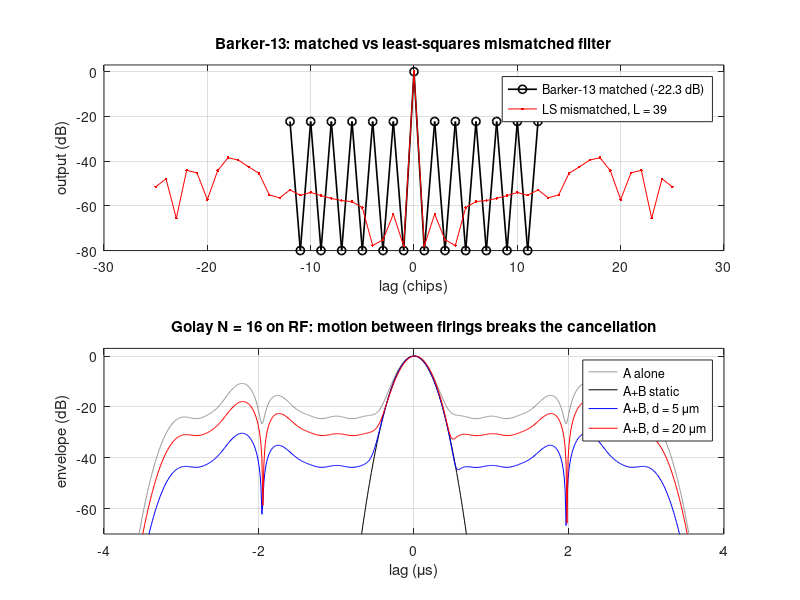

The MATLAB source for this figure:
%% m10_barker_golay.m
% Binary phase codes: Barker-13 (matched and least-squares mismatched filter)
% and Golay complementary pairs, including what motion between the two
% firings does to the Golay sidelobe cancellation.
%   - Barker-13: autocorrelation peak 13, sidelobes 0 or 1 -> PSL = -22.28 dB.
%   - LS mismatched filter of length L: minimizes the summed squared sidelobes;
%     PSL falls with L for about 0.2 dB of SNR loss.
%   - Golay pair (A,B): R_A + R_B = 2N delta. If echo B is phase-rotated by phi
%     (axial displacement d between firings, phi = 4 pi f0 d / c), the residual
%     PSL is (max|R_A(k)|/N) tan(phi/2).
%   - RF check: 1-cycle chips at f0, Gaussian transducer, true delay 2d/c.
% What to change: Lmm, Nlist, f0, fbw, d_um.
% Expected output: Barker PSL -22.28 dB, gain 11.14 dB; LS filter L = 39: PSL
% -38.5 dB, loss 0.20 dB; Golay N = 16: single-code PSL -10.1 dB, pair sum
% sidelobes exactly 0, d = 2 um -> -37.9 dB (phase-only theory), -38.4 dB on RF.
% Runtime about 1 s.
clear; close all; rng(1);

dB = @(x) 20*log10(max(abs(x), 1e-300));
c  = 1540;                 % sound speed (m/s)
f0 = 5e6;                  % centre frequency (Hz)

%% 1. Barker-13, matched filter
b13 = [1 1 1 1 1 -1 -1 1 1 -1 1 -1 1]';
r = conv(b13, flipud(b13));                      % autocorrelation, peak at index 13
side = r; side(13) = [];
fprintf('Barker-13 autocorrelation: %s\n', mat2str(r'));
fprintf('PSL = %.2f dB, compression gain 10log10(13) = %.2f dB\n', dB(max(abs(side))/13), 10*log10(13));

%% 2. Least-squares mismatched filters for Barker-13
Lmm = [13 21 27 39 51 65];
fprintf('\nLS mismatched filter (target: unit peak, zero sidelobes)\n    L    PSL (dB)   SNR loss (dB)\n');
hbest = [];
for L = Lmm
    M = 13 + L - 1; C = zeros(M, L);
    for j = 1:L, C(j:j+12, j) = b13; end           % convolution matrix: y = C*h
    d = zeros(M,1); d((M+1)/2) = 1;                % desired output: a centred spike
    h = C \ d; y = C*h;
    [pk, k] = max(abs(y)); ys = y; ys(k) = [];
    loss = 10*log10(pk^2/(sum(h.^2)*sum(b13.^2)));  % relative to the matched filter (13)
    fprintf('%5d   %7.1f     %6.2f\n', L, dB(max(abs(ys))/pk), loss);
    if L == 39, hbest = h; ybest = y/pk; end
end

%% 3. Golay complementary pairs
Nlist = [4 8 16 32 64];
fprintf('\nGolay pairs\n    N   max|R_A|   PSL single (dB)   max|R_A+R_B| off-peak   gain 10log10(2N)\n');
for N = Nlist
    a = 1; b = 1;
    while numel(a) < N, t = [a b]; b = [a -b]; a = t; end   % recursive construction
    ra = conv(a, fliplr(a)); rb = conv(b, fliplr(b)); s = ra + rb;
    sa = ra; sa(N) = []; ss = s; ss(N) = [];
    fprintf('%5d   %5d       %7.1f             %g                 %.2f dB\n', N, max(abs(sa)), dB(max(abs(sa))/N), max(abs(ss)), 10*log10(2*N));
end
N = 16; a = 1; b = 1;
while numel(a) < N, t = [a b]; b = [a -b]; a = t; end
ra = conv(a, fliplr(a)); rb = conv(b, fliplr(b)); sa = ra; sa(N) = []; mA = max(abs(sa));
d_um = [0.5 1 2 5 10 20 38.5];
fprintf('\nGolay N = 16, phase rotation phi = 4 pi f0 d / c between firings (f0 = %.0f MHz)\n   d (um)   phi (rad)   PSL simulated   PSL theory (mA/N) tan(phi/2)\n', f0/1e6);
for d = d_um
    phi = 4*pi*f0*d*1e-6/c; z = ra + exp(1j*phi)*rb; zs = z; zs(N) = [];
    fprintf('%8.1f   %7.3f      %7.1f dB        %7.1f dB\n', d, phi, dB(max(abs(zs))/abs(z(N))), dB(mA/N*tan(phi/2)));
end

%% 4. RF simulation: 1-cycle chips, transducer band limit, true delay 2d/c on firing B
fs = 16*f0; nc = round(fs/f0);                    % 16 samples per chip (one carrier cycle)
fbw = 0.7; sf = fbw*f0/2.3548;                    % two-way Gaussian transducer response
chip = sin(2*pi*(0:nc-1)'/nc);
codewave = @(code) reshape(chip*code(:)', [], 1);
Nfft = 4096; fax = [0:Nfft/2, -Nfft/2+1:-1]'*fs/Nfft;
Htr = exp(-(abs(fax)-f0).^2/(2*sf^2));
wA = real(ifft(fft(codewave(a), Nfft).*Htr)); wB = real(ifft(fft(codewave(b), Nfft).*Htr));   % received pulse shapes
an = zeros(Nfft,1); an(1) = 1; an(2:Nfft/2) = 2; an(Nfft/2+1) = 1;     % analytic-signal weights
env = @(Y) abs(ifft(Y.*an));
WA = fft(wA); WB = fft(wB);
fprintf('\nRF simulation (N = 16, 1 cycle/chip, %.0f%% transducer)\n   d (um)   PSL sum (dB)   phase-only theory (dB)\n', fbw*100);
dplot = [0 5 20]; envs = cell(1,3);
for d = [0 0.5 2 5 20]
    tau = 2*d*1e-6/c;                             % extra round-trip delay of echo B (s)
    YB = WB.*exp(-1j*2*pi*fax*tau);               % exact fractional delay (band-limited signal)
    Ysum = WA.*conj(WA) + YB.*conj(WB);           % each firing compressed by its own matched filter
    e = fftshift(env(Ysum)); [pk,k] = max(e); en = e/pk;
    % sidelobe region: more than 4 chips from the peak (the band-limited mainlobe skirt is excluded)
    mask = abs((1:Nfft)' - k) > 4*nc;
    psl = dB(max(en(mask)));
    phi = 4*pi*f0*d*1e-6/c;
    if d == 0, th = -Inf; else, th = dB(mA/N*tan(phi/2)); end
    fprintf('%8.1f      %7.1f          %7.1f\n', d, psl, th);
    ii = find(dplot == d); if ~isempty(ii), envs{ii} = en; end
end
eA = fftshift(env(WA.*conj(WA))); eA = eA/max(eA);

%% Figures
figure('Position',[100 100 900 560]);
subplot(2,1,1);
lag = (-12:12)';
plot(lag, max(dB(r/13), -80), 'ko-', 'LineWidth', 1.2); hold on;   % zeros drawn at -80 dB
lagm = (1:numel(ybest))' - (numel(ybest)+1)/2;
plot(lagm, max(dB(ybest), -80), 'r.-');
ylim([-80 3]); grid on; xlabel('lag (chips)'); ylabel('output (dB)');
legend('Barker-13 matched (-22.3 dB)', 'LS mismatched, L = 39', 'Location', 'northeast');
title('Barker-13: matched vs least-squares mismatched filter');
subplot(2,1,2);
tt = ((1:Nfft)' - Nfft/2 - 1)/fs*1e6;
plot(tt, dB(eA), 'Color', [0.6 0.6 0.6]); hold on;
plot(tt, dB(envs{1}), 'k', tt, dB(envs{2}), 'b', tt, dB(envs{3}), 'r');
xlim([-4 4]); ylim([-70 3]); grid on; xlabel('lag (\mus)'); ylabel('envelope (dB)');
legend('A alone', 'A+B static', 'A+B, d = 5 \mum', 'A+B, d = 20 \mum', 'Location', 'northeast');
title('Golay N = 16 on RF: motion between firings breaks the cancellation');
